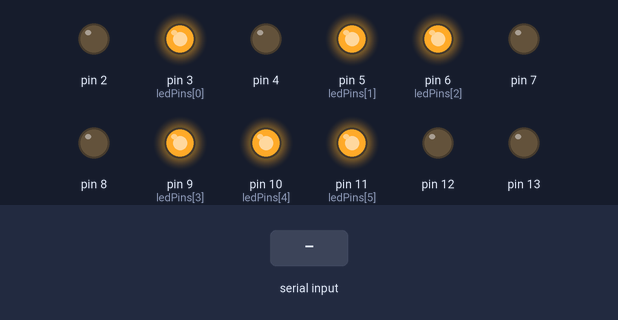
This sketch was run on a simulated Arduino Uno, built with avr-gcc and run on an emulated ATmega328P. On the bench: output pins drawn as LEDs (lit = HIGH). Dashed ring = blinking. Inputs (shaded band) come from the test bench.

Above: at 1.2 s.
1.3 s: "red on\n" received over Serial
At 1.9 s:
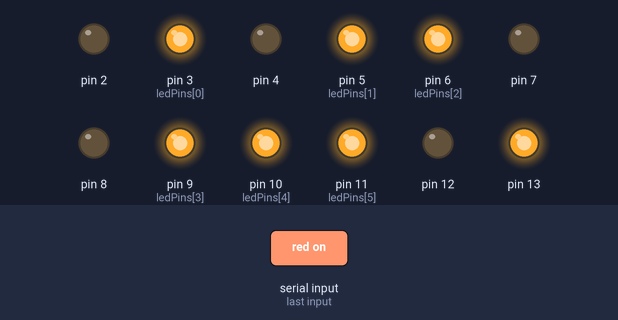
2.8 s: "yellow on\n" received over Serial
At 4.0 s:
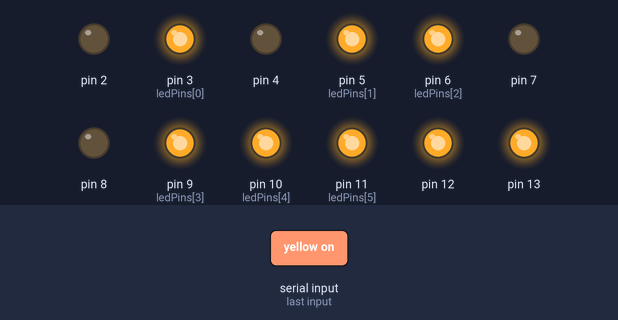
4.3 s: "red off\n" received over Serial
At 5.3 s:
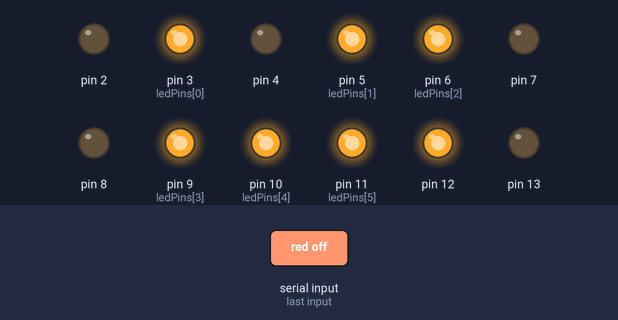
8.8 s: "yellow off\n" received over Serial
At 10.0 s:
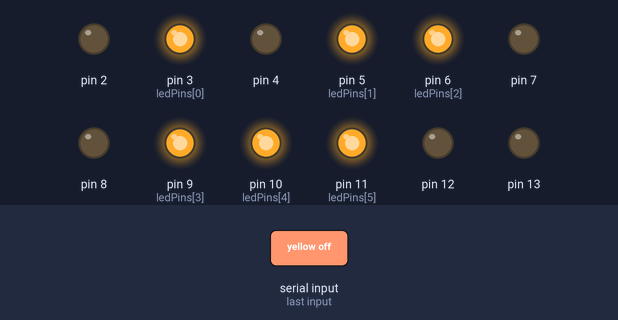
10.3 s: "echo on\n" received over Serial
At 16.9 s:
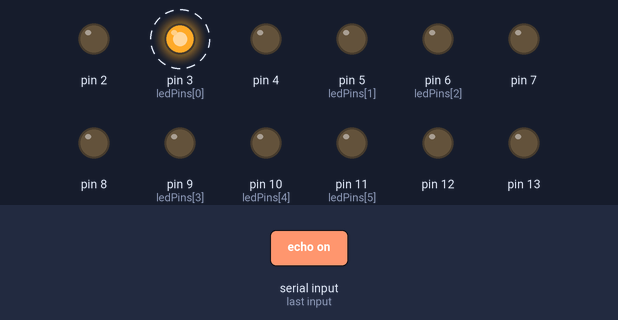
Timing chart, 0 to 18.8 s (numbered marks = the images above; inputs shaded):
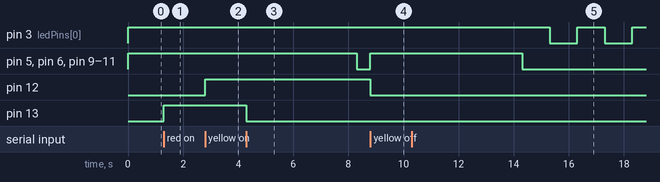

Measured:
- after the input at 1.3 s, pin 13: LOW → HIGH at once
- after the input at 2.8 s, pin 12: LOW → HIGH at once
- after the input at 4.3 s, pin 3 (ledPins[0]): stays HIGH (without the input it goes to LOW after 3.5 s); pin 5 (ledPins[1]), pin 6 (ledPins[2]), pin 9 (ledPins[3]), pin 10 (ledPins[4]), pin 11 (ledPins[5]): HIGH → LOW after 4.0 s instead of 2.5 s; pin 13: HIGH → LOW at once
- after the input at 8.8 s, pin 3 (ledPins[0]): stays HIGH (without the input it goes to LOW after 0.50 s); pin 5 (ledPins[1]), pin 6 (ledPins[2]), pin 9 (ledPins[3]), pin 10 (ledPins[4]), pin 11 (ledPins[5]): LOW → HIGH at once; pin 12: HIGH → LOW at once
- after the input at 10.3 s, pin 5 (ledPins[1]), pin 6 (ledPins[2]), pin 9 (ledPins[3]), pin 10 (ledPins[4]), pin 11 (ledPins[5]): HIGH → LOW after 4.0 s instead of 2.5 s

The sketch:

blinky.pde
```cpp
// (licence header left out)
#include <string.h>

/* Controls timing out when no data has been received */
#define TIMEOUT 4000
unsigned long lastCmdMS;
int timeoutEnabled = 1;

/* Maps Led indices [0,5] to their actual pin numbers */
const char ledPins[] = {3, 5, 6, 9, 10, 11};

/* Current output state of LEDs, assuming we haven't timed out */
#define LEDINIT 255
char ledStates[] = {LEDINIT, LEDINIT, LEDINIT, LEDINIT, LEDINIT, LEDINIT};
int  ledStateChanged = 0;

/* Should we echo chars back? */
int echoEnabled = 0;

/* Output a particular intensity on all LEDs */
void setLeds(int intensity);
/* Set all LEDs from an array of intensities, one intensity value per LED */
void setLeds(char* values);
/* Change the currently stored intensity for a given LED */
void setLedState(int led, int intensity);
/* LED driver.
 * -Outputs LED states from the ledStates array when commands have been received recently
 * -Blinks LED 0 if no commands have been received. */
void updateLeds();
/* Handle a null terminated line of input from the console */
void handleLine(char* line);

void setup()
{
  Serial.begin(115200);

  for(int i=2; i<=13; ++i) {
    pinMode(i, OUTPUT);
    digitalWrite(i, LOW);
  }

  lastCmdMS = millis();
  setLeds(255);
}

void loop()
{
    updateLeds();

    static char buf[32];
    static int  bufsz = 0;

    int ch = Serial.read();
    if(ch == -1) return;
    if(echoEnabled) Serial.write(ch);

    if( !bufsz ) {
       switch( ch ) {
       case '?':
           Serial.write("rgblinky\n");

       case '\r':
       case '\n':
           return;
       default:
           break;
       }
    }

    buf[bufsz++] = ch;
    buf[bufsz] = '\0';

    if(bufsz==32) bufsz = 0;

    if( ch == '\n' || ch == '\r' ) {
       handleLine(buf);
       bufsz = 0;
    }

}

void setLeds(char* values)
{
   for(int i=0; i<6; ++i) {
      analogWrite(ledPins[i], values[i]);
   }
}

void setLeds(int intensity)
{
    for(int i=0; i<6; ++i) {
       analogWrite(ledPins[i], intensity);
    }
}

void setLedState(int led, int intensity)
{
   ledStates[led] = intensity;
   ledStateChanged = 1;
}

void updateLeds()
{
    static int timedOut = 1;
    unsigned long sinceLast = millis() - lastCmdMS;


    if( timedOut && (sinceLast < TIMEOUT) ) {
       timedOut = 0;
       setLeds(ledStates);
    }

    if( !timedOut && (sinceLast >= TIMEOUT) && timeoutEnabled ) {
       setLeds(0);
       timedOut = 1;
    }

    if( ledStateChanged && !timedOut ) {
       setLeds(ledStates);
       ledStateChanged = 0;
    }

    if( timedOut ) {
       if( (sinceLast/1000) & 1 ) {
          analogWrite(ledPins[0], 0);
       } else {
          analogWrite(ledPins[0], 255);
       }
    }

}

void handleLine(char* line)
{
    lastCmdMS = millis();

    if(! strncmp("led", line, 3) ) {
       int led = line[3] - '0';
       if( (led<0) || (led>=6) ) return;

       int intensity = atoi(line+5);

       setLedState(led, intensity);
    } else if(! strncmp(line, "echo on", 7) ) {
       echoEnabled = 1;
    } else if(! strncmp(line, "echo off", 8) ) {
       echoEnabled = 0;
    } else if(! strncmp(line, "red on", 6) ) {
       digitalWrite(13, HIGH);
    } else if(! strncmp(line, "red off", 7) ) {
       digitalWrite(13, LOW);
    } else if(! strncmp(line, "yellow on", 9) ) {
       digitalWrite(12, HIGH);
    } else if(! strncmp(line, "yellow off", 10) ) {
       digitalWrite(12, LOW);
    } else if(! strncmp(line, "timeout on", 10) ) {
       timeoutEnabled = 1;
    } else if(! strncmp(line, "timeout off", 11) ) {
       timeoutEnabled = 0;
    }

}
```
